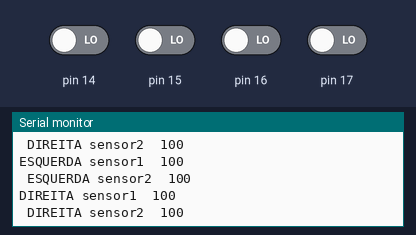
A sketch run on a simulated Arduino Uno, built with avr-gcc and run on an emulated ATmega328P. Parts: the last lines printed to the serial monitor. The test bench sets the inputs (shaded band); at power-on: pin 14–17 LOW.

Above: at 5.8 s.
5.9 s: pin 14 driven HIGH
9.2 s: pin 15 driven HIGH
At 10.35 s:
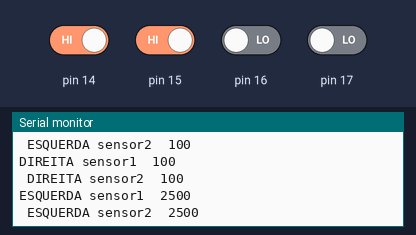
12.5 s: pin 16 driven HIGH
15.8 s: pin 17 driven HIGH
At 19.1 s:
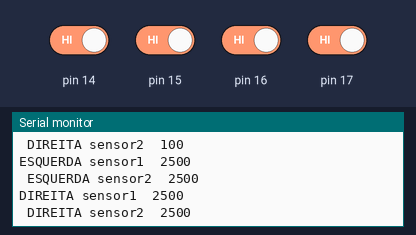

Measured:
- after the input at 9.2 s, the serial monitor: prints a new line after 0.85 s (image 1)
- after the input at 15.8 s, the serial monitor: prints a new line after 2.3 s (image 2)

The sketch:

TesteSensorIV.ino
```cpp
// Programa utilizado para testar os sensores de luz
// Data da última modificação: 14/08/2015

#include <QTRSensors.h>


   QTRSensorsRC esquerda((unsigned char[]) {14,15}, 2);
   QTRSensorsRC direita((unsigned char[]) {16,17}, 2);
   QTRSensorsRC frente((unsigned char[]) {18,19}, 2);

   void setup()
   {
     Serial.begin(9600);
   }

   void loop()
   {
     unsigned int readings[2];
     esquerda.read(readings);
     Serial.print ("ESQUERDA sensor1  ");
     Serial.println(readings[0]);
    // delay(500);
     Serial.print (" ESQUERDA sensor2  ");
     Serial.println(readings[1]);
    delay(500);

    direita.read(readings);
    Serial.print ("DIREITA sensor1  ");
     Serial.println(readings[0]);
    // delay(500);
     Serial.print (" DIREITA sensor2  ");
     Serial.println(readings[1]);
      delay(500);

      /*
     frente.read(readings);
     Serial.print ("FRENTE sensor1  ");
     Serial.println(readings[0]);
    // delay(500);

     Serial.print (" FRENTE sensor2  ");
     Serial.println(readings[1]);
     //Serial.print (" sensor3  ");
     //Serial.print(readings[2]);
    // delay(500);
    */
     //Serial.print (" sensor4  ");
     //Serial.println(readings[3]);
     delay(1500);
     /*Serial.print ("sensor5  ");
     Serial.println(readings[4]);
     delay(1000);
     Serial.print ("sensor6  ");
     Serial.println(readings[5]);
     delay(1000);
     Serial.print ("sensor7  ");
     Serial.println(readings[6]);
     delay(1000);
     Serial.print ("sensor8  ");
     Serial.println(readings[7]);
     delay(1000);*/
   }
```
